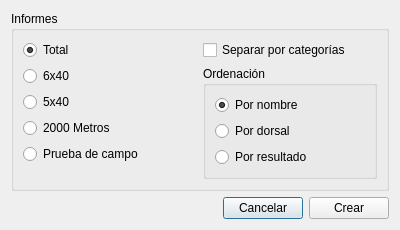
<?xml version="1.0" encoding="UTF-8"?>
<ui version="4.0">
 <class>ReportsDialog</class>
 <widget class="QDialog" name="ReportsDialog">
  <property name="windowModality">
   <enum>Qt::ApplicationModal</enum>
  </property>
  <property name="enabled">
   <bool>true</bool>
  </property>
  <property name="geometry">
   <rect>
    <x>0</x>
    <y>0</y>
    <width>400</width>
    <height>209</height>
   </rect>
  </property>
  <property name="sizePolicy">
   <sizepolicy hsizetype="Preferred" vsizetype="Preferred">
    <horstretch>0</horstretch>
    <verstretch>0</verstretch>
   </sizepolicy>
  </property>
  <property name="windowTitle">
   <string>Crear informes de resultados</string>
  </property>
  <property name="modal">
   <bool>true</bool>
  </property>
  <layout class="QVBoxLayout" name="verticalLayout">
   <item>
    <widget class="QGroupBox" name="groupBox">
     <property name="title">
      <string>Informes</string>
     </property>
     <layout class="QHBoxLayout" name="horizontalLayout_2">
      <item>
       <layout class="QVBoxLayout" name="verticalLayout_2">
        <item>
         <widget class="QRadioButton" name="totalRadio">
          <property name="text">
           <string>Total</string>
          </property>
          <property name="checked">
           <bool>true</bool>
          </property>
         </widget>
        </item>
        <item>
         <widget class="QRadioButton" name="p6x40Radio">
          <property name="text">
           <string>6x40</string>
          </property>
         </widget>
        </item>
        <item>
         <widget class="QRadioButton" name="p5x40Radio">
          <property name="text">
           <string>5x40</string>
          </property>
         </widget>
        </item>
        <item>
         <widget class="QRadioButton" name="p2000Radio">
          <property name="text">
           <string>2000 Metros</string>
          </property>
         </widget>
        </item>
        <item>
         <widget class="QRadioButton" name="pcRadio">
          <property name="text">
           <string>Prueba de campo</string>
          </property>
         </widget>
        </item>
        <item>
         <spacer name="verticalSpacer">
          <property name="orientation">
           <enum>Qt::Vertical</enum>
          </property>
          <property name="sizeHint" stdset="0">
           <size>
            <width>20</width>
            <height>40</height>
           </size>
          </property>
         </spacer>
        </item>
       </layout>
      </item>
      <item>
       <layout class="QVBoxLayout" name="verticalLayout_3">
        <item>
         <widget class="QCheckBox" name="separarCatCheck">
          <property name="text">
           <string>Separar por categorías</string>
          </property>
         </widget>
        </item>
        <item>
         <widget class="QGroupBox" name="groupBox_2">
          <property name="title">
           <string>Ordenación</string>
          </property>
          <layout class="QVBoxLayout" name="verticalLayout_4">
           <item>
            <widget class="QRadioButton" name="radioButtonOrderNombre">
             <property name="text">
              <string>Por nombre</string>
             </property>
             <property name="checked">
              <bool>true</bool>
             </property>
            </widget>
           </item>
           <item>
            <widget class="QRadioButton" name="radioButtonOrderDorsal">
             <property name="text">
              <string>Por dorsal</string>
             </property>
            </widget>
           </item>
           <item>
            <widget class="QRadioButton" name="radioButtonOrderResultado">
             <property name="text">
              <string>Por resultado</string>
             </property>
            </widget>
           </item>
           <item>
            <spacer name="verticalSpacer_2">
             <property name="orientation">
              <enum>Qt::Vertical</enum>
             </property>
             <property name="sizeHint" stdset="0">
              <size>
               <width>20</width>
               <height>40</height>
              </size>
             </property>
            </spacer>
           </item>
          </layout>
         </widget>
        </item>
       </layout>
      </item>
     </layout>
    </widget>
   </item>
   <item>
    <layout class="QHBoxLayout" name="horizontalLayout">
     <item>
      <spacer name="horizontalSpacer">
       <property name="orientation">
        <enum>Qt::Horizontal</enum>
       </property>
       <property name="sizeHint" stdset="0">
        <size>
         <width>40</width>
         <height>20</height>
        </size>
       </property>
      </spacer>
     </item>
     <item>
      <widget class="QPushButton" name="cancelButton">
       <property name="text">
        <string>Cancelar</string>
       </property>
      </widget>
     </item>
     <item>
      <widget class="QPushButton" name="createButton">
       <property name="text">
        <string>Crear</string>
       </property>
      </widget>
     </item>
    </layout>
   </item>
  </layout>
 </widget>
 <resources/>
 <connections/>
</ui>
